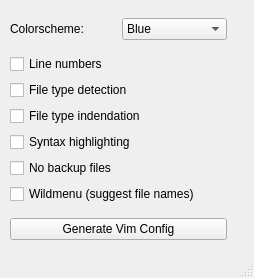
<?xml version="1.0" encoding="UTF-8"?>
<ui version="4.0">
 <class>MainWindow</class>
 <widget class="QMainWindow" name="MainWindow">
  <property name="geometry">
   <rect>
    <x>0</x>
    <y>0</y>
    <width>254</width>
    <height>278</height>
   </rect>
  </property>
  <property name="windowTitle">
   <string>VConfig</string>
  </property>
  <widget class="QWidget" name="centralwidget">
   <widget class="QWidget" name="">
    <property name="geometry">
     <rect>
      <x>10</x>
      <y>10</y>
      <width>217</width>
      <height>238</height>
     </rect>
    </property>
    <layout class="QGridLayout" name="gridLayout">
     <item row="0" column="0">
      <layout class="QHBoxLayout" name="colorscheme">
       <item>
        <widget class="QLabel" name="colorscheme_label">
         <property name="text">
          <string>Colorscheme:</string>
         </property>
        </widget>
       </item>
       <item>
        <widget class="QComboBox" name="comboBox">
         <item>
          <property name="text">
           <string>Blue</string>
          </property>
         </item>
         <item>
          <property name="text">
           <string>Dark Blue</string>
          </property>
         </item>
         <item>
          <property name="text">
           <string>Default</string>
          </property>
         </item>
         <item>
          <property name="text">
           <string>Delek</string>
          </property>
         </item>
         <item>
          <property name="text">
           <string>Desert</string>
          </property>
         </item>
         <item>
          <property name="text">
           <string>Elflord</string>
          </property>
         </item>
         <item>
          <property name="text">
           <string>Evening</string>
          </property>
         </item>
         <item>
          <property name="text">
           <string/>
          </property>
         </item>
        </widget>
       </item>
      </layout>
     </item>
     <item row="1" column="0">
      <layout class="QVBoxLayout" name="verticalLayout">
       <item>
        <widget class="QCheckBox" name="lineNumbers">
         <property name="text">
          <string>Line numbers</string>
         </property>
        </widget>
       </item>
       <item>
        <widget class="QCheckBox" name="fileTypeDetection">
         <property name="text">
          <string>File type detection</string>
         </property>
        </widget>
       </item>
       <item>
        <widget class="QCheckBox" name="fileTypeIndent">
         <property name="text">
          <string>File type indendation</string>
         </property>
        </widget>
       </item>
       <item>
        <widget class="QCheckBox" name="syntaxHighlight">
         <property name="text">
          <string>Syntax highlighting</string>
         </property>
        </widget>
       </item>
       <item>
        <widget class="QCheckBox" name="noBackupFiles">
         <property name="text">
          <string>No backup files</string>
         </property>
        </widget>
       </item>
       <item>
        <widget class="QCheckBox" name="wildmenu">
         <property name="text">
          <string>Wildmenu (suggest file names)</string>
         </property>
        </widget>
       </item>
      </layout>
     </item>
     <item row="2" column="0">
      <widget class="QPushButton" name="genConfig">
       <property name="text">
        <string>Generate Vim Config</string>
       </property>
      </widget>
     </item>
    </layout>
   </widget>
  </widget>
  <widget class="QStatusBar" name="statusbar"/>
  <action name="actionOpen">
   <property name="text">
    <string>Open</string>
   </property>
  </action>
 </widget>
 <resources/>
 <connections/>
</ui>
